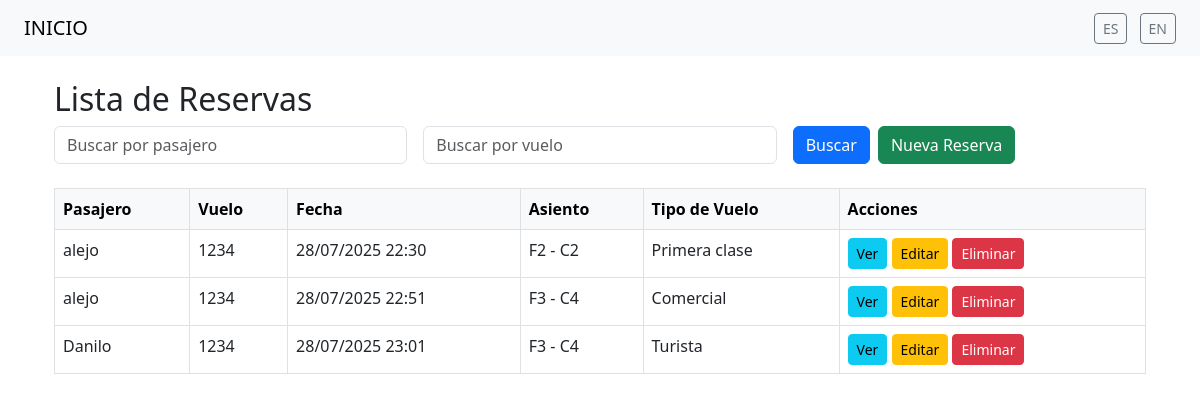
Page /es/reservas/ on the committed database.
### reservas/models.py (models this page shows, shortened)
class Reserva(models.Model):
    pasajero = models.ForeignKey(User, on_delete=models.CASCADE)
    vuelo = models.ForeignKey(Vuelo, on_delete=models.CASCADE)
    fecha_reserva = models.DateTimeField(auto_now_add=True)
    fila = models.IntegerField()
    columna = models.CharField(max_length=2)
    tipo_vuelo = models.ForeignKey(TipoVuelo, on_delete=models.SET_NULL, null=True)
    activo = models.BooleanField(default=True)

### vuelos/models.py (models this page shows, shortened)
class Vuelo(models.Model):
    codigo_vuelo = models.CharField(max_length=20, unique=True)
    origen_principal = models.ForeignKey(Localidad, related_name='vuelos_origen', on_delete=models.CASCADE, null=True, blank=True)
    destino_principal = models.ForeignKey(Localidad, related_name='vuelos_destino', on_delete=models.CASCADE, null=True, blank=True)
    fecha_salida_estimada = models.DateTimeField()
    fecha_llegada_estimada = models.DateTimeField()
    km_totales = models.PositiveIntegerField(null=True, blank=True)
    avion_asignado = models.ForeignKey(Avion, on_delete=models.SET_NULL, null=True, blank=True)
    activo = models.BooleanField(default=True)
    cargado_por = models.ForeignKey(User, on_delete=models.SET_NULL, null=True)
    fecha_carga = models.DateTimeField(auto_now_add=True)
    class Meta:
        verbose_name = _("Vuelo")
        verbose_name_plural = _("Vuelos")
        ordering = ['fecha_salida_estimada']

### core/models.py (models this page shows, shortened)
class TipoVuelo(models.Model):
    name = models.CharField(max_length=100)
    activo = models.BooleanField(default=True)

### reservas/views.py (the view)
# urls.py: path('', views.ReservaListView.as_view(), name='reserva_list'),
class ReservaListView(ListView):
    model = Reserva
    template_name = 'reserva_list.html'
    def get_queryset(self):
        queryset = super().get_queryset()
        if self.request.user.is_authenticated and not self.request.user.is_superuser:
            queryset = queryset.filter(pasajero=self.request.user)
        vuelo = self.request.GET.get('vuelo')
        if vuelo:
            queryset = queryset.filter(vuelo__codigo_vuelo__icontains=vuelo)
        return queryset

### reservas/templates/reserva_list.html (shortened to what this page needs)
{% extends 'base.html' %}
{% load i18n %}
{% block content %}
<div class="container mt-4">
  <h2>{% trans "Lista de Reservas" %}</h2>
  <form method="get" class="row g-3 mb-4">
    <div class="col-md-4">
      <input type="text" name="pasajero" class="form-control" placeholder="{% trans 'Buscar por pasajero' %}" value="{{ request.GET.pasajero }}">
    </div>
    <div class="col-md-4">
      <input type="text" name="vuelo" class="form-control" placeholder="{% trans 'Buscar por vuelo' %}" value="{{ request.GET.vuelo }}">
    </div>
    <div class="col-md-4 d-flex">
      <button type="submit" class="btn btn-primary me-2">{% trans "Buscar" %}</button>
      <a href="{% url 'crear_reserva' %}" class="btn btn-success">{% trans "Nueva Reserva" %}</a>
    </div>
  </form>
  {% if object_list %}
  <table class="table table-bordered table-hover">
    <thead class="table-light">
      <tr>
        <th>{% trans "Pasajero" %}</th>
        <th>{% trans "Vuelo" %}</th>
        <th>{% trans "Fecha" %}</th>
        <th>{% trans "Asiento" %}</th>
        <th>{% trans "Tipo de Vuelo" %}</th>
        <th>{% trans "Acciones" %}</th>
      </tr>
    </thead>
    <tbody>
      {% for reserva in object_list %}
      <tr>
        <td>{{ reserva.pasajero.username }}</td>
        <td>{{ reserva.vuelo.codigo_vuelo }}</td>
        <td>{{ reserva.fecha_reserva|date:"d/m/Y H:i" }}</td>
        <td>F{{ reserva.fila }} - C{{ reserva.columna }}</td>
        <td>{{ reserva.tipo_vuelo.name }}</td>
        <td>
          <a href="{% url 'reserva_detail' reserva.pk %}" class="btn btn-sm btn-info">{% trans "Ver" %}</a>
          <a href="{% url 'reserva_update' reserva.pk %}" class="btn btn-sm btn-warning">{% trans "Editar" %}</a>
          <a href="{% url 'reserva_delete' reserva.pk %}" class="btn btn-sm btn-danger">{% trans "Eliminar" %}</a>
        </td>
      </tr>
      {% endfor %}
    </tbody>
  </table>
  {% else %}
    <p class="text-muted">{% trans "No hay reservas para mostrar." %}</p>
  {% endif %}
</div>
{% endblock %}

### rows in the picture
Reserva: pasajero.username "alejo", vuelo.codigo_vuelo "1234", fecha_reserva "28/07/2025 22:30", fila "2", columna "2", tipo_vuelo.name "Primera clase"
Reserva: pasajero.username "alejo", vuelo.codigo_vuelo "1234", fecha_reserva "28/07/2025 22:51", fila "3", columna "4", tipo_vuelo.name "Comercial"
Reserva: pasajero.username "Danilo", vuelo.codigo_vuelo "1234", fecha_reserva "28/07/2025 23:01", fila "3", columna "4", tipo_vuelo.name "Turista"
